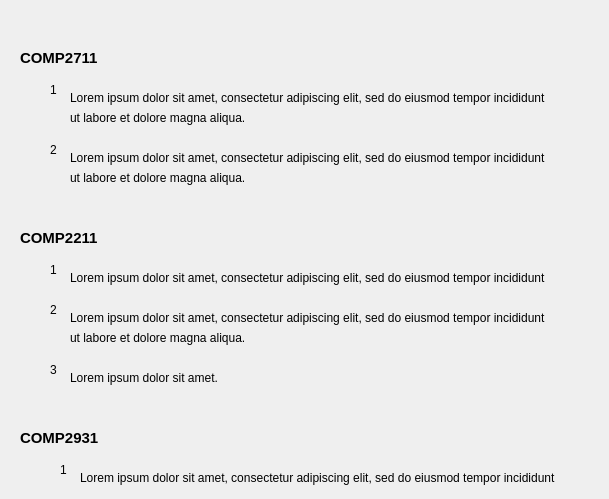
   <widget class="QWidget" name="scrollAreaWidgetContents">
    <property name="geometry">
     <rect>
      <x>0</x>
      <y>-210</y>
      <width>609</width>
      <height>499</height>
     </rect>
    </property>
    <widget class="QLabel" name="label_54">
     <property name="geometry">
      <rect>
       <x>50</x>
       <y>80</y>
       <width>16</width>
       <height>20</height>
      </rect>
     </property>
     <property name="text">
      <string>1</string>
     </property>
    </widget>
    <widget class="QLabel" name="label_56">
     <property name="geometry">
      <rect>
       <x>50</x>
       <y>140</y>
       <width>16</width>
       <height>20</height>
      </rect>
     </property>
     <property name="text">
      <string>2</string>
     </property>
    </widget>
    <widget class="QLabel" name="label_71">
     <property name="geometry">
      <rect>
       <x>50</x>
       <y>360</y>
       <width>16</width>
       <height>20</height>
      </rect>
     </property>
     <property name="text">
      <string>3</string>
     </property>
    </widget>
    <widget class="QLabel" name="label_44">
     <property name="geometry">
      <rect>
       <x>20</x>
       <y>50</y>
       <width>131</width>
       <height>16</height>
      </rect>
     </property>
     <property name="font">
      <font>
       <family>Cantarell</family>
       <pointsize>11</pointsize>
       <weight>75</weight>
       <italic>false</italic>
       <bold>true</bold>
      </font>
     </property>
     <property name="styleSheet">
      <string notr="true">font: 75 Bold 11pt &quot;Cantarell&quot;;</string>
     </property>
     <property name="text">
      <string>COMP2711</string>
     </property>
    </widget>
    <widget class="QLabel" name="label_45">
     <property name="geometry">
      <rect>
       <x>70</x>
       <y>90</y>
       <width>531</width>
       <height>16</height>
      </rect>
     </property>
     <property name="text">
      <string>Lorem ipsum dolor sit amet, consectetur adipiscing elit, sed do eiusmod tempor incididunt</string>
     </property>
    </widget>
    <widget class="QLabel" name="label_46">
     <property name="geometry">
      <rect>
       <x>70</x>
       <y>110</y>
       <width>531</width>
       <height>16</height>
      </rect>
     </property>
     <property name="styleSheet">
      <string notr="true">font: 75  11pt &quot;Cantarell&quot;;</string>
     </property>
     <property name="text">
      <string>ut labore et dolore magna aliqua.</string>
     </property>
    </widget>
    <widget class="QLabel" name="label_47">
     <property name="geometry">
      <rect>
       <x>70</x>
       <y>150</y>
       <width>531</width>
       <height>16</height>
      </rect>
     </property>
     <property name="text">
      <string>Lorem ipsum dolor sit amet, consectetur adipiscing elit, sed do eiusmod tempor incididunt</string>
     </property>
    </widget>
    <widget class="QLabel" name="label_48">
     <property name="geometry">
      <rect>
       <x>70</x>
       <y>170</y>
       <width>531</width>
       <height>16</height>
      </rect>
     </property>
     <property name="text">
      <string>ut labore et dolore magna aliqua.</string>
     </property>
    </widget>
    <widget class="QLabel" name="label_49">
     <property name="geometry">
      <rect>
       <x>20</x>
       <y>230</y>
       <width>131</width>
       <height>16</height>
      </rect>
     </property>
     <property name="font">
      <font>
       <family>Cantarell</family>
       <pointsize>11</pointsize>
       <weight>75</weight>
       <italic>false</italic>
       <bold>true</bold>
      </font>
     </property>
     <property name="styleSheet">
      <string notr="true">font: 75 Bold 11pt &quot;Cantarell&quot;;</string>
     </property>
     <property name="text">
      <string>COMP2211</string>
     </property>
    </widget>
    <widget class="QLabel" name="label_55">
     <property name="geometry">
      <rect>
       <x>50</x>
       <y>260</y>
       <width>16</width>
       <height>20</height>
      </rect>
     </property>
     <property name="text">
      <string>1</string>
     </property>
    </widget>
    <widget class="QLabel" name="label_50">
     <property name="geometry">
      <rect>
       <x>70</x>
       <y>270</y>
       <width>531</width>
       <height>16</height>
      </rect>
     </property>
     <property name="text">
      <string>Lorem ipsum dolor sit amet, consectetur adipiscing elit, sed do eiusmod tempor incididunt</string>
     </property>
    </widget>
    <widget class="QLabel" name="label_57">
     <property name="geometry">
      <rect>
       <x>50</x>
       <y>300</y>
       <width>16</width>
       <height>20</height>
      </rect>
     </property>
     <property name="text">
      <string>2</string>
     </property>
    </widget>
    <widget class="QLabel" name="label_51">
     <property name="geometry">
      <rect>
       <x>70</x>
       <y>310</y>
       <width>531</width>
       <height>16</height>
      </rect>
     </property>
     <property name="text">
      <string>Lorem ipsum dolor sit amet, consectetur adipiscing elit, sed do eiusmod tempor incididunt</string>
     </property>
    </widget>
    <widget class="QLabel" name="label_52">
     <property name="geometry">
      <rect>
       <x>70</x>
       <y>330</y>
       <width>531</width>
       <height>16</height>
      </rect>
     </property>
     <property name="text">
      <string>ut labore et dolore magna aliqua.</string>
     </property>
    </widget>
    <widget class="QLabel" name="label_53">
     <property name="geometry">
      <rect>
       <x>70</x>
       <y>370</y>
       <width>531</width>
       <height>16</height>
      </rect>
     </property>
     <property name="text">
      <string>Lorem ipsum dolor sit amet.</string>
     </property>
    </widget>
    <widget class="QLabel" name="label_58">
     <property name="geometry">
      <rect>
       <x>20</x>
       <y>430</y>
       <width>131</width>
       <height>16</height>
      </rect>
     </property>
     <property name="font">
      <font>
       <family>Cantarell</family>
       <pointsize>11</pointsize>
       <weight>75</weight>
       <italic>false</italic>
       <bold>true</bold>
      </font>
     </property>
     <property name="styleSheet">
      <string notr="true">font: 75 Bold 11pt &quot;Cantarell&quot;;</string>
     </property>
     <property name="text">
      <string>COMP2931</string>
     </property>
    </widget>
    <widget class="QLabel" name="label_59">
     <property name="geometry">
      <rect>
       <x>60</x>
       <y>460</y>
       <width>16</width>
       <height>20</height>
      </rect>
     </property>
     <property name="text">
      <string>1</string>
     </property>
    </widget>
    <widget class="QLabel" name="label_60">
     <property name="geometry">
      <rect>
       <x>80</x>
       <y>470</y>
       <width>531</width>
       <height>16</height>
      </rect>
     </property>
     <property name="text">
      <string>Lorem ipsum dolor sit amet, consectetur adipiscing elit, sed do eiusmod tempor incididunt</string>
     </property>
    </widget>
   </widget>
